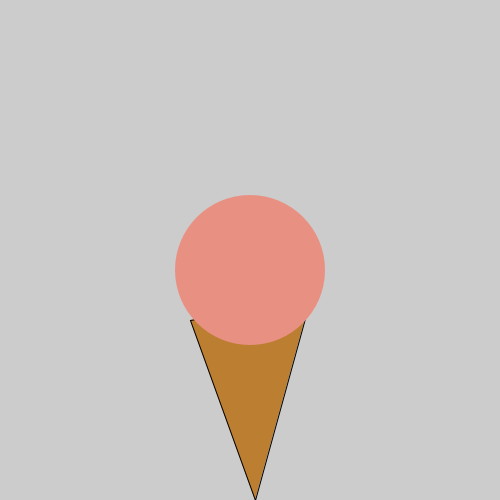
Frame 1 (no input)
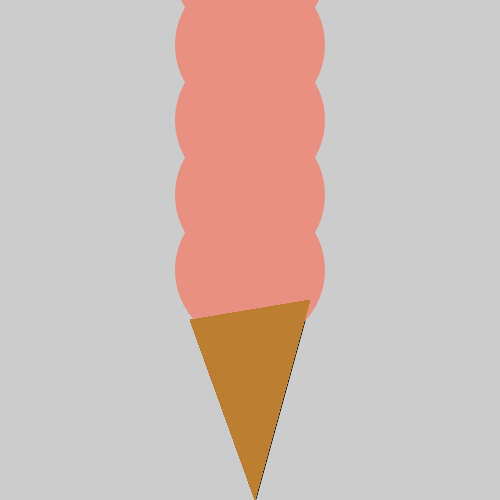
Frame 60 (the mouse pressed at the canvas centre just before this capture)
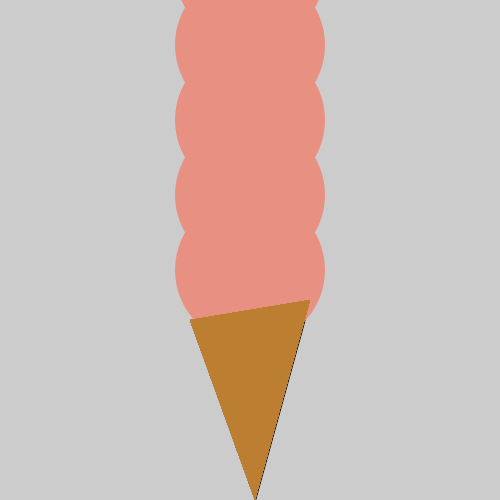
Frame 120 (the mouse held since frame 60 and released just before this capture)

The Processing sketch that drew these frames (run headless with seeded random() and noise(); from frame 60 on, the mouse is pressed at the canvas centre):

// Processing sketch: IceCreamShop
// ── IceCreamShop.pde
void setup(){
     size(500,500);
     //1. call the makeIceCreamCone() below to make an ice cream cone

     //2. use the addScoop method below to add as many scoops of ice cream as you want

     //3. Use the method to add sprinkles to your ice cream

     //4. Write code to add a cherry to the top of your ice cream. hint: ellipse

}

/******************************************************************/

//Icecream recipe
int SCOOPSIZE = 150;
int scoops = 0;
int coneY = 320;

void draw() {
makeIceCreamCone();
addScoop("strawberry");
addSprinkle(0);

}

//Don't Touch this method; Call it!!
void makeIceCreamCone(){
     //noStroke();
     fill(188,126,49);
     triangle(190,320,310,300,255,500);
}

//Don't touch this method; call it!!!
void addScoop(String flavor){
     noStroke();
     if(flavor.equalsIgnoreCase("chocolate")){
         fill(116,71,16);
     }
     else if(flavor.equalsIgnoreCase("Strawberry")){
         fill( 232 ,144,129);
     }
     else if(flavor.equalsIgnoreCase("Vanilla")){
         fill(245, 243, 227);
     } else{
         println("ERROR: We don't have the flavor "+ flavor); 
         return;
     }
     ellipse(width/2,coneY - 50 - (SCOOPSIZE*scoops)/2,SCOOPSIZE,SCOOPSIZE);
     scoops++;
}

//Don't Touch this method!!
void addSprinkle(int numberOfSprinkles){
    for(int i = 0; i<numberOfSprinkles; i++){
         fill(random(256),random(256),random(256));
         int minX = width/2-SCOOPSIZE/2 + 10;
         int maxX = SCOOPSIZE/3 +width/2 +10;
         int minY = coneY-((SCOOPSIZE)*scoops)/2-40;
         int maxY = coneY;
         int sprinkleAreaX = (int)random(minX, maxX);
         int sprinkleAreaY = (int)random(minY, maxY);
         int sprinkleWidth = (int)random(2,9);
         int sprinkleHeight = (int)random(2,9);
         ellipse(sprinkleAreaX,sprinkleAreaY,sprinkleHeight,sprinkleWidth);
     }
}
